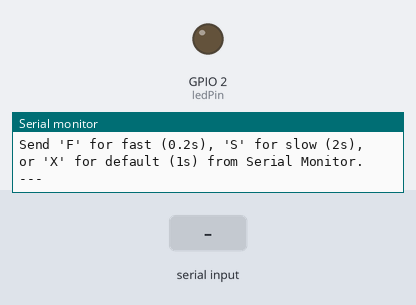
This sketch was run on a simulated ESP32. Parts: output pins drawn as LEDs (lit = HIGH), the last lines printed to the serial monitor. Dashed ring = blinking. The inputs (shaded band) are chosen by the test bench.

Above: at 0.1 s.
At 1.2 s:
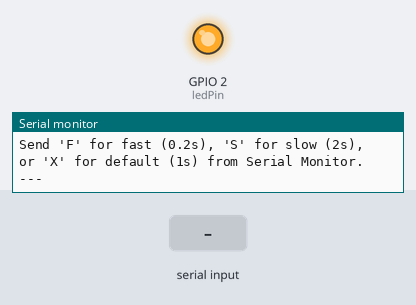
1.3 s: "F\n" received over Serial
At 1.6 s:
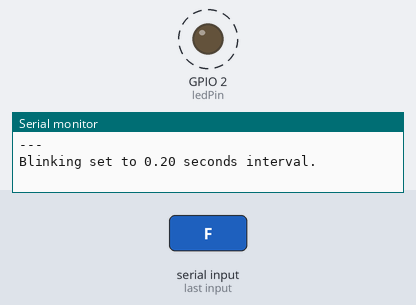
4.3 s: "1\n" received over Serial
Timing chart, 0 to 13.3 s (numbered marks = the images above; inputs shaded):
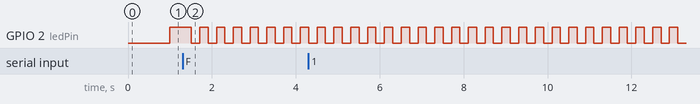

Measured:
- by itself, GPIO 2 (ledPin): alternates HIGH for 0.20 s and LOW for 0.20 s

The sketch:

Interput_LED.ino
```cpp
hw_timer_t *timer = NULL;
volatile bool ledState = false;
const int ledPin = BUILTIN_LED;

// Define alarm values (in counts)
// The frequency is set to 1MHz (1 us per count) in setup.
const uint64_t FAST_ALARM = 200000; // 0.2 seconds -> 200ms
const uint64_t SLOW_ALARM = 2000000; // 2 seconds -> 2000ms
const uint64_t DEFAULT_ALARM = 1000000; // 1 second -> 1000ms

// Current alarm value
volatile uint64_t currentAlarm = DEFAULT_ALARM;

// ⚡ Interrupt Service Routine (ISR)
// IRAM_ATTR is crucial for functions called by interrupts
void IRAM_ATTR onTimer() {
  ledState = !ledState;
  // timerWrite(timer, 0); // Not needed for the old API's timerAlarm/autoreload
}

// ⚙ Function to change the timer's alarm
// --- USING OLDER FUNCTIONS ---
void setAlarm(uint64_t newAlarm) {
  // In the older API, you can't easily disable and write separately.
  // The 'timerAlarm' function combines setting the alarm value and enabling it.

  // The timerAlarm function:
  // 1. Sets the next alarm count.
  // 2. Sets the autoreload state (true).
  // 3. Enables the alarm.
  timerAlarm(timer, newAlarm, true, 0);

  currentAlarm = newAlarm;

  // Convert microseconds to seconds for user feedback
  float seconds = (float)newAlarm / 1000000.0;
  Serial.printf("Blinking set to %0.2f seconds interval.\n", seconds);
}


// 🛠 Setup Function
void setup() {
  Serial.begin(115200);
  pinMode(ledPin, OUTPUT);
  digitalWrite(ledPin, LOW); // Start with LED off

  // 1. Initialize the timer
  // --- USING OLDER FUNCTION ---
  // The older timerBegin only takes the frequency (in Hz).
  // 1 MHz frequency means 1 microsecond per count.
  timer = timerBegin(1000000);

  // 2. Attach the ISR
  // --- USING OLDER FUNCTION ---
  // The older timerAttachInterrupt does not take a third argument (edge/level).
  timerAttachInterrupt(timer, &onTimer);

  // 3. Set the initial alarm and enable it
  // --- USING OLDER FUNCTION ---
  // timerAlarm(timer, microseconds, autoreload, count_to_clear_interrupts)
  // We use 0 as the last argument, which is a common value in this older API usage.
  timerAlarm(timer, DEFAULT_ALARM, true, 0);

  Serial.println("Timer configured and blinking at default (1 second) interval.");
  Serial.println("Send 'F' for fast (0.2s), 'S' for slow (2s), or 'X' for default (1s) from Serial Monitor.");
  Serial.println("---");
}

// 🔄 Main Loop Function
void loop() {
  // Check if a timer interrupt has occurred and update the LED state
  digitalWrite(ledPin, ledState);

  // Handle Serial Input
  if (Serial.available()) {
    char command = Serial.read();

    // Convert to uppercase for flexible input
    command = toupper(command);

    if (command == 'F') {
      if (currentAlarm != FAST_ALARM) {
        setAlarm(FAST_ALARM);
      }
    } else if (command == 'S') {
      if (currentAlarm != SLOW_ALARM) {
        setAlarm(SLOW_ALARM);
      }
    } else if (command == 'X') {
      if (currentAlarm != DEFAULT_ALARM) {
        setAlarm(DEFAULT_ALARM);
      }
    } else if (command != '\n' && command != '\r') {
      // Ignore newline and carriage return characters
      Serial.printf("Unknown command '%c'. Please send 'F', 'S', or 'X'.\n", command);
    }
  }

  // Small delay to prevent serial check from monopolizing the CPU
  delay(10);
}
```
